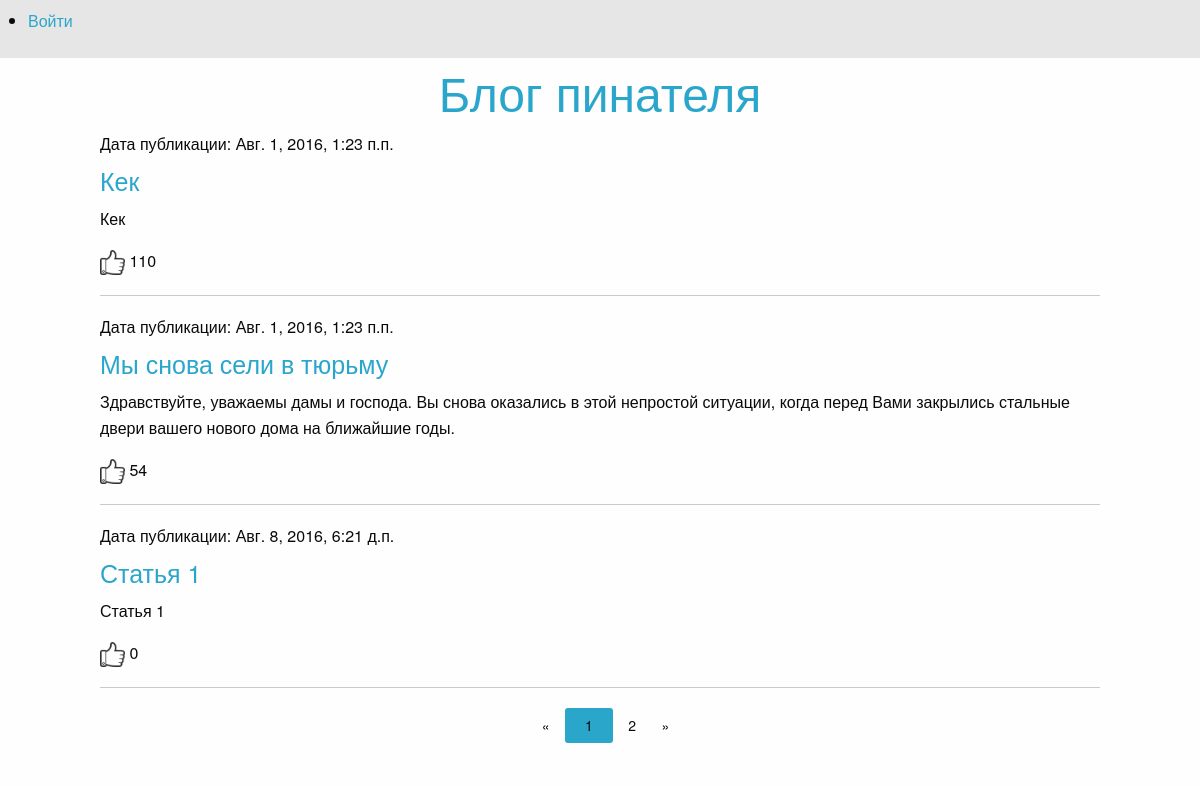
The page /articles/page/1/ on the database as committed earlier.
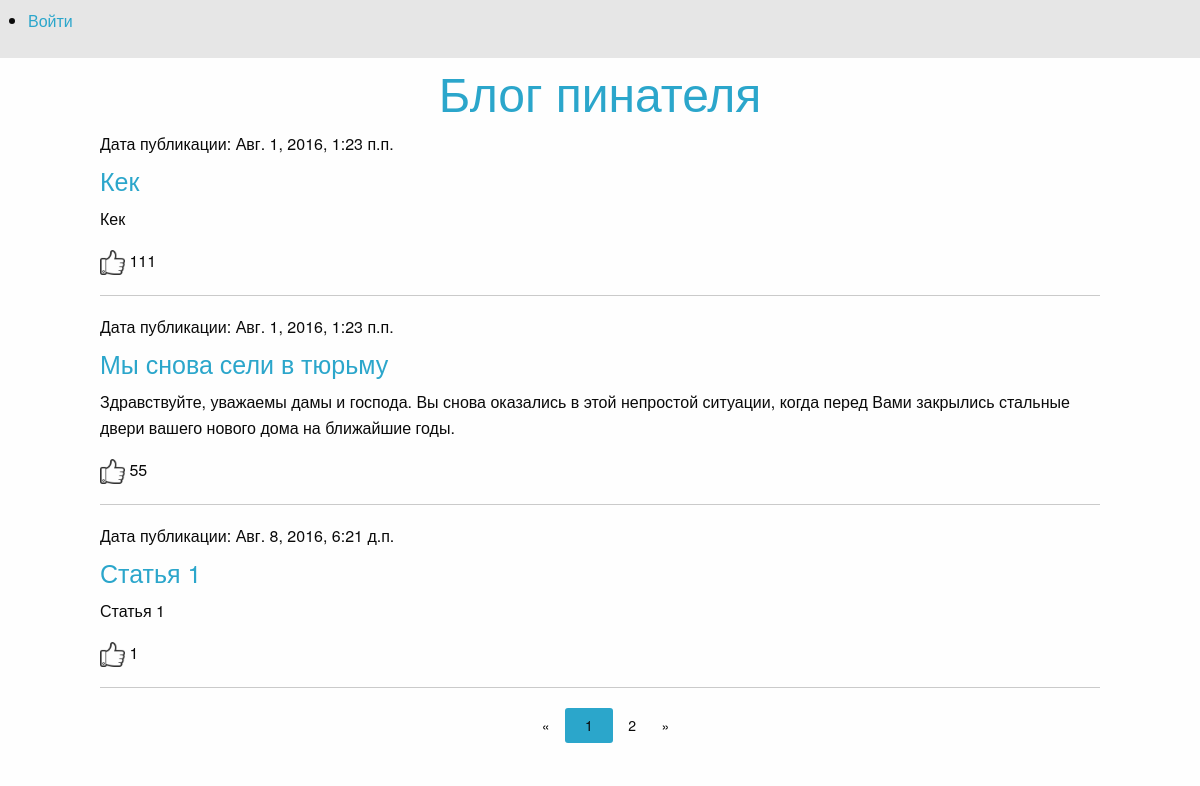
The same page on the database as committed later.
### article/models.py (models this page shows)
class Article(models.Model):
    class Meta():
        db_table = 'article'
    article_title = models.CharField(max_length=200)
    article_text = models.TextField()
    article_date = models.DateTimeField()
    article_likes = models.IntegerField(default=0)

### article/views.py (the view)
# urls.py: url(r'^articles/page/(\d+)/$', articles),
def articles(request, page_number=1):
    all_articles = Article.objects.all()
    current_page = Paginator(all_articles, 3)
    print("Page article N  ", page_number)
    return render_to_response('articles.html',
                              {'articles': current_page.page(page_number), 'username': auth.get_user(request).username})

### article/templates/articles.html (shortened to what this page needs)
{% extends 'main.html' %}
{% load staticfiles %}
{% block articles %}
    {% for article in articles %}
        <h6>Дата публикации: {{ article.article_date }}</h6>
        <h4><a href="/articles/get/{{ article.id }}/1/">{{ article.article_title }}</a></h4>
        <p>{{ article.article_text }}</p>
        <p><a href="/articles/addlike/{{ article.id }}/"> <img src="{% static "like.png" %}" width="25px" height="25px"></a> {{ article.article_likes }}</p>
        <hr>
    {% endfor %}
</div>
<div class="row">
    <div class="large-3 large-offset-5 columns">
        <ul class="pagination">
            {% if articles.has_previous %}
                <li class="arrow"><a href="/articles/page/{{ articles.previous_page_number }}/">&laquo;</a> </li>
            {% else %}
                <li class="arrow unavailable"><a href="">&laquo;</a></li>
            {% endif %}
            {% for page in articles.paginator.page_range %}
                {% if page == articles.number %}
                    <li class="current"><a href="/articles/page/{{ page }}/">{{ page }}</a> </li>
                {% else %}
                    <li><a href="/articles/page/{{ page }}/">{{ page }}</a> </li>
                {% endif %}
            {% endfor %}
            {%  if articles.has_next %}
                <li class="arrow"><a href="/articles/page/{{ articles.next_page_number }}/">&raquo;</a> </li>
            {% else %}
                <li class="arrow unavailable"><a href="">&raquo;</a></li>
            {% endif %}
        </ul>
    </div>
</div>
{% endblock %}

Rows that differ between the two databases and show on the page:
changed Article "Кек": article_likes "110" → "111"
changed Article "Мы снова сели в тюрьму": article_likes "54" → "55"
changed Article "Статья 1": article_likes "0" → "1"
